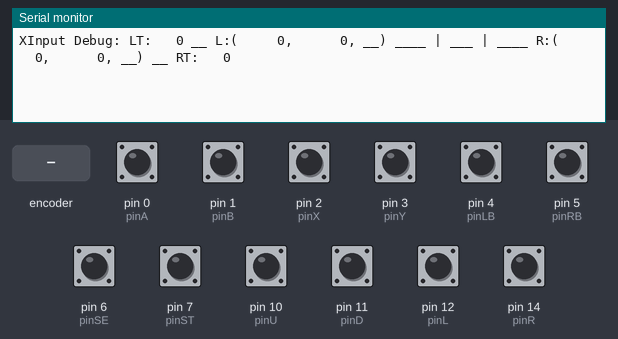
A sketch run on a simulated Arduino Leonardo, built with avr-gcc and run on an emulated ATmega32U4. Shown: the last lines printed to the serial monitor. The test bench sets the inputs (shaded band); at power-on: pin 0 (pinA), pin 1 (pinB), pin 2 (pinX), pin 3 (pinY), pin 4 (pinLB), pin 5 (pinRB), pin 6 (pinSE), pin 7 (pinST), pin 10 (pinU), pin 11 (pinD), pin 12 (pinL), pin 14 (pinR) HIGH.

Above: at 1.2 s.
1.3 s: rotary encoder on pin 0 (pinA) / pin 1 (pinB) turned 1 step (first pin leading)
At 2.6 s:
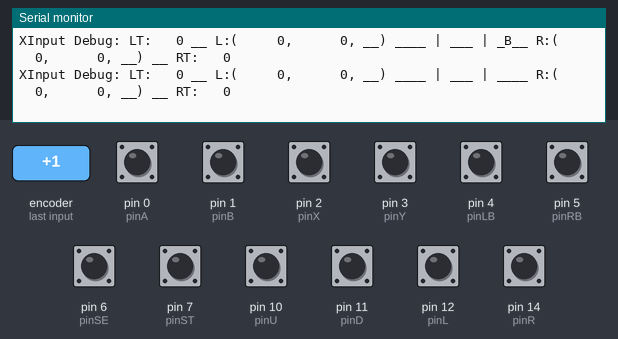
3.0 s: pin 2 (pinX) pulled LOW for 0.15 s
At 3.13 s:
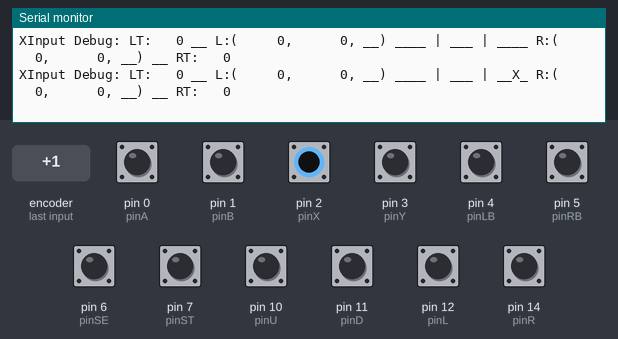
4.6 s: pin 3 (pinY) pulled LOW for 0.15 s
At 4.73 s:
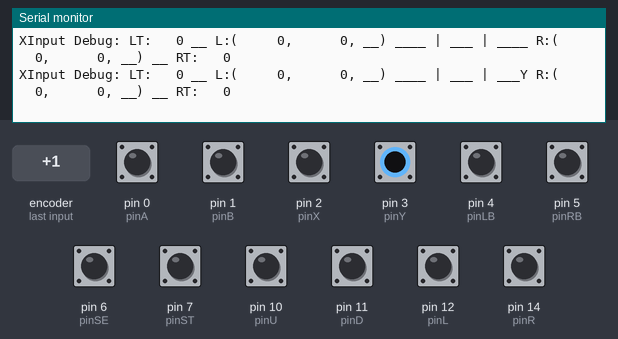
6.2 s: pin 4 (pinLB) pulled LOW for 0.15 s
At 6.33 s:
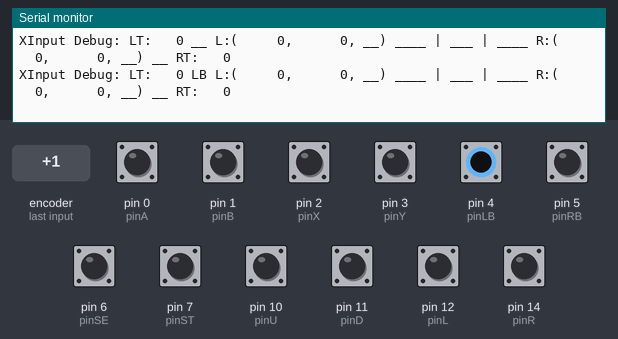
7.8 s: pin 5 (pinRB) pulled LOW for 0.15 s
At 7.93 s:
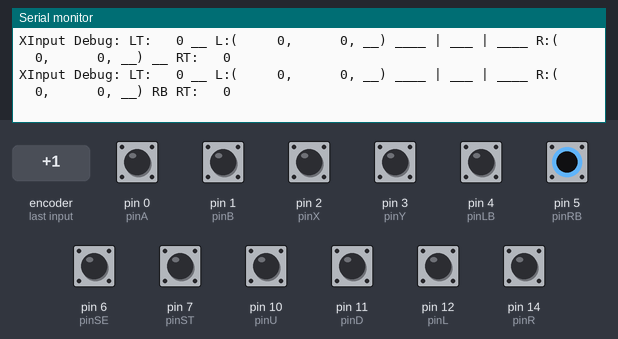
9.4 s: pin 6 (pinSE) pulled LOW for 0.15 s
At 9.53 s:
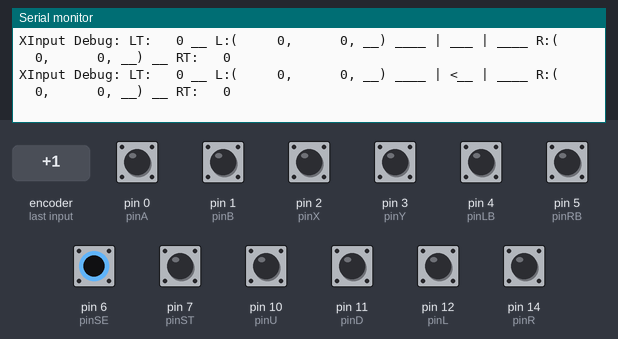

Measured:
- after the input at 1.3 s, the serial monitor: prints a new line at once (image 1)
- after the input at 3.0 s, the serial monitor: prints a new line at once (image 2)
- after the input at 4.6 s, the serial monitor: prints a new line at once (image 3)
- after the input at 6.2 s, the serial monitor: prints a new line at once (image 4)
- after the input at 7.8 s, the serial monitor: prints a new line at once (image 5)
- after the input at 9.4 s, the serial monitor: prints a new line at once (image 6)

The sketch:

teensy_fightstick-debounce.ino
```cpp
#include <Bounce.h>
#include "XInput.h"

#define MILLIDEBOUNCE 3  //Debounce time in milliseconds
#define NUMBUTTONS 12  //Number of all buttons
#define LED_DISABLED 0 //disable led, change to 1 to enable led

#define pinA 0
#define pinB 1
#define pinX 2
#define pinY 3
#define pinLB 4
#define pinRB 5
#define pinSE 6
#define pinST 7
#define pinU 10
#define pinD 11
#define pinL 12
#define pinR 14

//Position of a button in the button status array
#define POSA 0
#define POSB 1
#define POSX 2
#define POSY 3
#define POSLB 4
#define POSRB 5
#define POSSE 6
#define POSST 7
#define POSU 8
#define POSD 9
#define POSL 10
#define POSR 11

byte buttonStatus[NUMBUTTONS];  //array Holds a "Snapshot" of the button status to parse and manipulate

Bounce joystickUP = Bounce(pinU, MILLIDEBOUNCE);
Bounce joystickDOWN = Bounce(pinD, MILLIDEBOUNCE);
Bounce joystickLEFT = Bounce(pinL, MILLIDEBOUNCE);
Bounce joystickRIGHT = Bounce(pinR, MILLIDEBOUNCE);
Bounce button1 = Bounce(pinA, MILLIDEBOUNCE);
Bounce button2 = Bounce(pinB, MILLIDEBOUNCE);
Bounce button3 = Bounce(pinX, MILLIDEBOUNCE);
Bounce button4 = Bounce(pinY, MILLIDEBOUNCE);
Bounce button5 = Bounce(pinLB, MILLIDEBOUNCE);
Bounce button6 = Bounce(pinRB, MILLIDEBOUNCE);
Bounce buttonSTART = Bounce(pinST, MILLIDEBOUNCE);
Bounce buttonSELECT = Bounce(pinSE, MILLIDEBOUNCE);

void setupPins()
{
    pinMode(pinA, INPUT_PULLUP);
    pinMode(pinB, INPUT_PULLUP);
    pinMode(pinX, INPUT_PULLUP);
    pinMode(pinY, INPUT_PULLUP);
    pinMode(pinLB, INPUT_PULLUP);
    pinMode(pinRB, INPUT_PULLUP);
    pinMode(pinSE, INPUT_PULLUP);
    pinMode(pinST, INPUT_PULLUP);
    pinMode(pinU, INPUT_PULLUP);
    pinMode(pinD, INPUT_PULLUP);
    pinMode(pinL, INPUT_PULLUP);
    pinMode(pinR, INPUT_PULLUP);
}

void buttonRead()
{
  if (joystickUP.update()) {buttonStatus[POSU] = joystickUP.fallingEdge();}
  if (joystickDOWN.update()) {buttonStatus[POSD] = joystickDOWN.fallingEdge();}
  if (joystickLEFT.update()) {buttonStatus[POSL] = joystickLEFT.fallingEdge();}
  if (joystickRIGHT.update()) {buttonStatus[POSR] = joystickRIGHT.fallingEdge();}
  if (button1.update()) {buttonStatus[POSA] = button1.fallingEdge();}
  if (button2.update()) {buttonStatus[POSB] = button2.fallingEdge();}
  if (button3.update()) {buttonStatus[POSX] = button3.fallingEdge();}
  if (button4.update()) {buttonStatus[POSY] = button4.fallingEdge();}
  if (button5.update()) {buttonStatus[POSLB] = button5.fallingEdge();}
  if (button6.update()) {buttonStatus[POSRB] = button6.fallingEdge();}
  if (buttonSTART.update()) {buttonStatus[POSST] = buttonSTART.fallingEdge();}
  if (buttonSELECT.update()) {buttonStatus[POSSE] = buttonSELECT.fallingEdge();}
}

void processInputs()
{
  XInput.setDpad(buttonStatus[POSU], buttonStatus[POSD], buttonStatus[POSL], buttonStatus[POSR]);

  //Buttons
  if (buttonStatus[POSA]) {XInput.setButton(BUTTON_A, 1);}
  else {XInput.setButton(BUTTON_A, 0);}
  if (buttonStatus[POSB]) {XInput.setButton(BUTTON_B, 1);}
  else {XInput.setButton(BUTTON_B, 0);}
  if (buttonStatus[POSX]) {XInput.setButton(BUTTON_X, 1);}
  else {XInput.setButton(BUTTON_X, 0);}
  if (buttonStatus[POSY]) {XInput.setButton(BUTTON_Y, 1);}
  else {XInput.setButton(BUTTON_Y, 0);}
  if (buttonStatus[POSLB]) {XInput.setButton(BUTTON_LB, 1);}
  else  {XInput.setButton(BUTTON_LB, 0);}
  if (buttonStatus[POSRB]) {XInput.setButton(BUTTON_RB, 1);}
  else {XInput.setButton(BUTTON_RB, 0);}
    if (buttonStatus[POSST]) {XInput.setButton(BUTTON_START, 1);}
  else  {XInput.setButton(BUTTON_START, 0);}
  if (buttonStatus[POSSE]) {XInput.setButton(BUTTON_BACK, 1);}
  else {XInput.setButton(BUTTON_BACK, 0);}
}

void setup() {
  setupPins();
	XInput.setAutoSend(false);  // Wait for all controls before sending
	XInput.begin();
}

void loop() {
  buttonRead();
  processInputs();
	XInput.send();
}
```

XInput.h
```cpp
// (licence header left out)
#ifndef XInput_h
#define XInput_h

#include <Arduino.h>

enum XInputControl : uint8_t {
	BUTTON_LOGO = 0,
	BUTTON_A = 1,
	BUTTON_B = 2,
	BUTTON_X = 3,
	BUTTON_Y = 4,
	BUTTON_LB = 5,
	BUTTON_RB = 6,
	BUTTON_BACK = 7,
	BUTTON_START = 8,
	BUTTON_L3 = 9,
	BUTTON_R3 = 10,
	DPAD_UP = 11,
	DPAD_DOWN = 12,
	DPAD_LEFT = 13,
	DPAD_RIGHT = 14,
	TRIGGER_LEFT = 15,
	TRIGGER_RIGHT = 16,
	JOY_LEFT,
	JOY_RIGHT,
};

enum class XInputReceiveType : uint8_t {
	Rumble = 0x00,
	LEDs = 0x01,
};

enum class XInputLEDPattern : uint8_t {
	Off = 0x00,
	Blinking = 0x01,
	Flash1 = 0x02,
	Flash2 = 0x03,
	Flash3 = 0x04,
	Flash4 = 0x05,
	On1 = 0x06,
	On2 = 0x07,
	On3 = 0x08,
	On4 = 0x09,
	Rotating = 0x0A,
	BlinkOnce = 0x0B,
	BlinkSlow = 0x0C,
	Alternating = 0x0D,
};


class XInputController {
public:
	XInputController();

	void begin();

	// Set Control Surfaces
	void press(uint8_t button);
	void release(uint8_t button);
	void setButton(uint8_t button, boolean state);

	void setDpad(XInputControl pad, boolean state);
	void setDpad(boolean up, boolean down, boolean left, boolean right, boolean useSOCD=true);

	void setTrigger(XInputControl trigger, int32_t val);

	void setJoystick(XInputControl joy, int32_t x, int32_t y);
	void setJoystick(XInputControl joy, boolean up, boolean down, boolean left, boolean right, boolean useSOCD=true);
	void setJoystickX(XInputControl joy, int32_t x, boolean invert=false);
	void setJoystickY(XInputControl joy, int32_t y, boolean invert=false);

	void releaseAll();

	// Auto-Send Data
	void setAutoSend(boolean a);

	// Read Control Surfaces
	boolean getButton(uint8_t button) const;
	boolean getDpad(XInputControl dpad) const;
	uint8_t getTrigger(XInputControl trigger) const;
	int16_t getJoystickX(XInputControl joy) const;
	int16_t getJoystickY(XInputControl joy) const;

	// Received Data
	uint8_t getPlayer() const;  // Player # assigned to the controller (0 is unassigned)

	uint16_t getRumble() const;  // Rumble motors. MSB is large weight, LSB is small
	uint8_t  getRumbleLeft() const;  // Large rumble motor, left grip
	uint8_t  getRumbleRight() const; // Small rumble motor, right grip

	XInputLEDPattern getLEDPattern() const;  // Returns LED pattern type

	// Received Data Callback
	using RecvCallbackType = void(*)(uint8_t packetType);
	void setReceiveCallback(RecvCallbackType);

	// USB IO
	boolean connected();
	int send();
	int receive();

	// Control Input Ranges
	struct Range { int32_t min; int32_t max; };

	void setTriggerRange(int32_t rangeMin, int32_t rangeMax);
	void setJoystickRange(int32_t rangeMin, int32_t rangeMax);
	void setRange(XInputControl ctrl, int32_t rangeMin, int32_t rangeMax);

	// Setup
	void reset();

	// Debug
	void printDebug(Print& output=Serial) const;

private:
	// Sent Data
	uint8_t tx[20];  // USB transmit data
	boolean newData;  // Flag for tx data changed
	boolean autoSendOption;  // Flag for automatically sending data

	void setJoystickDirect(XInputControl joy, int16_t x, int16_t y);

	void inline autosend() {
		if (autoSendOption) { send(); }
	}

	// Received Data
	volatile uint8_t player;  // Gamepad player #, buffered
	volatile uint8_t rumble[2];  // Rumble motor data in, buffered
	volatile XInputLEDPattern ledPattern;  // LED pattern data in, buffered
	RecvCallbackType recvCallback;  // User-set callback for received data

	void parseLED(uint8_t leds);  // Parse LED data and set pattern/player data

	// Control Input Ranges
	Range rangeTrigLeft, rangeTrigRight, rangeJoyLeft, rangeJoyRight;
	Range * getRangeFromEnum(XInputControl ctrl);
	static int32_t rescaleInput(int32_t val, const Range& in, const Range &out);
	static int16_t invertInput(int16_t val, const Range& range);
};

extern XInputController XInput;

#endif
```

Source omitted: XInput.cpp (20543 bytes)
